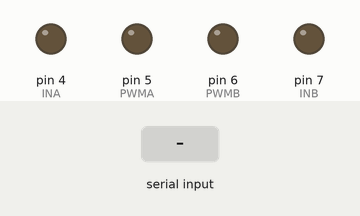
The sketch below on a simulated Arduino Uno, built with avr-gcc and run on an emulated ATmega328P. Parts: output pins drawn as LEDs (lit = HIGH). The inputs (shaded band) are chosen by the test bench.

Above: at 1.2 s.
1.3 s: "g" received over Serial
At 1.8 s:
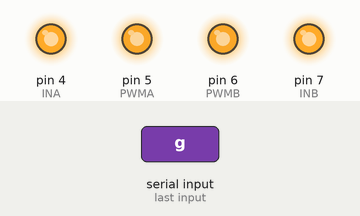
2.8 s: "l" received over Serial
At 4.0 s:
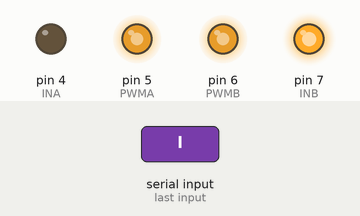
4.3 s: "r" received over Serial
At 5.3 s:
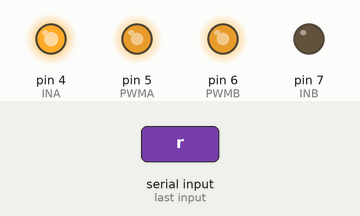
5.8 s: "b" received over Serial
At 6.5 s:
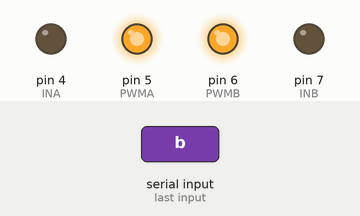
7.3 s: "e" received over Serial
At 8.9 s:
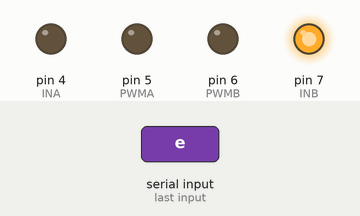
9.2 s: "i" received over Serial
At 10.6 s:
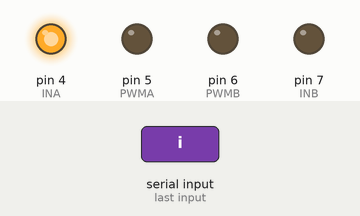
Timing chart, 0 to 12.1 s (numbered marks = the images above; inputs shaded):
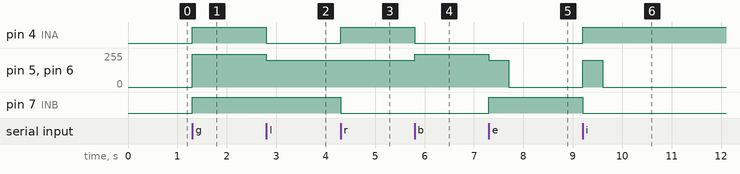

Measured:
- after the input at 1.3 s, pin 4 (INA), pin 7 (INB): LOW → HIGH at once; pin 5 (PWMA), pin 6 (PWMB): 0/255 → 244/255 at once
- after the input at 2.8 s, pin 4 (INA): HIGH → LOW at once; pin 5 (PWMA), pin 6 (PWMB): 244/255 → 200/255 at once
- after the input at 4.3 s, pin 4 (INA): LOW → HIGH at once; pin 7 (INB): HIGH → LOW at once
- after the input at 5.8 s, pin 4 (INA): HIGH → LOW at once; pin 5 (PWMA), pin 6 (PWMB): 200/255 → 244/255 at once
- after the input at 7.3 s, pin 5 (PWMA), pin 6 (PWMB): 244/255 → 200/255 at once, → 0/255 0.40 s later; pin 7 (INB): LOW → HIGH at once
- after the input at 9.2 s, pin 4 (INA): LOW → HIGH at once; pin 5 (PWMA), pin 6 (PWMB): 0/255 → 200/255 at once, → 0/255 0.40 s later; pin 7 (INB): HIGH → LOW at once

The sketch:

bluetoothcar.ino
```cpp
int PWMA=5;
int PWMB=6;
int INA=4;
int INB=7;


void setup()
{
  Serial.begin(9600);
  pinMode(PWMA,OUTPUT);
  pinMode(PWMB,OUTPUT);
  pinMode(INA,OUTPUT);
  pinMode(INB,OUTPUT);
}
void forward()
{
  digitalWrite(INA,HIGH);
  digitalWrite(INB,HIGH);
  analogWrite(PWMA,500);
  analogWrite(PWMB,500);

}
void back()
{
  digitalWrite(INA,LOW);
  digitalWrite(INB,LOW);
  analogWrite(PWMA,500);
  analogWrite(PWMB,500);

}
void tleft()
{
  digitalWrite(INA,LOW);
  digitalWrite(INB,HIGH);
  analogWrite(PWMA,200);
  analogWrite(PWMB,200);

}
void tright()
{
  digitalWrite(INA,HIGH);
  digitalWrite(INB,LOW);
  analogWrite(PWMA,200);
  analogWrite(PWMB,200);
}
void left()
{
  digitalWrite(INA,LOW);
  digitalWrite(INB,HIGH);
  analogWrite(PWMA,200);
  analogWrite(PWMB,200);
  delay(400);
  off();


}
void right()
{
  digitalWrite(INA,HIGH);
  digitalWrite(INB,LOW);
  analogWrite(PWMA,200);
  analogWrite(PWMB,200);
  delay(400);
  off();


}
void off()
{
  analogWrite(PWMA,0);
  analogWrite(PWMB,0);

}
void loop()
{
  while(Serial.available())
   {
     char c=Serial.read();
      switch(c)
      {
        case 'g':
        {
         forward();
         break;
        }
        case 'l':
        {
          tleft();
          break;
        }
        case 'r':
        {
          tright();
          break;
        }
        case 'b':
        {
          back();
          break;
        }
        case 't':
        {
          off();
          break;
        }
        case 'e':
        {
          left();
          break;
        }
        case 'i':
        {
          right();
          break;
        }
      }


   }
}
```
